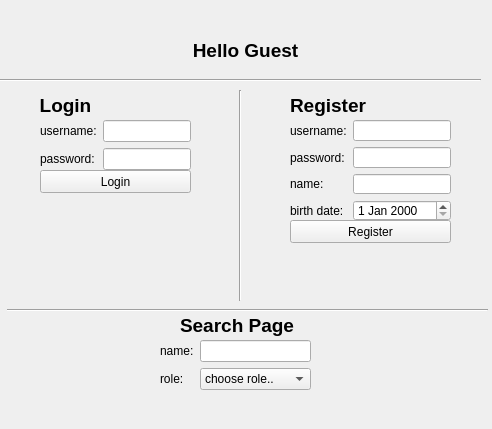
<?xml version="1.0" encoding="UTF-8"?>
<ui version="4.0">
 <class>Form</class>
 <widget class="QWidget" name="Form">
  <property name="geometry">
   <rect>
    <x>0</x>
    <y>0</y>
    <width>492</width>
    <height>429</height>
   </rect>
  </property>
  <property name="windowTitle">
   <string>Form</string>
  </property>
  <widget class="QLabel" name="label">
   <property name="geometry">
    <rect>
     <x>170</x>
     <y>20</y>
     <width>151</width>
     <height>61</height>
    </rect>
   </property>
   <property name="text">
    <string>&lt;html&gt;&lt;head/&gt;&lt;body&gt;&lt;p align=&quot;center&quot;&gt;&lt;span style=&quot; font-size:14pt; font-weight:600;&quot;&gt;Hello Guest&lt;/span&gt;&lt;/p&gt;&lt;/body&gt;&lt;/html&gt;</string>
   </property>
  </widget>
  <widget class="Line" name="line">
   <property name="geometry">
    <rect>
     <x>0</x>
     <y>70</y>
     <width>481</width>
     <height>20</height>
    </rect>
   </property>
   <property name="orientation">
    <enum>Qt::Horizontal</enum>
   </property>
  </widget>
  <widget class="Line" name="line_2">
   <property name="geometry">
    <rect>
     <x>230</x>
     <y>90</y>
     <width>20</width>
     <height>211</height>
    </rect>
   </property>
   <property name="orientation">
    <enum>Qt::Vertical</enum>
   </property>
  </widget>
  <widget class="Line" name="line_3">
   <property name="geometry">
    <rect>
     <x>7</x>
     <y>300</y>
     <width>481</width>
     <height>20</height>
    </rect>
   </property>
   <property name="orientation">
    <enum>Qt::Horizontal</enum>
   </property>
  </widget>
  <widget class="QLabel" name="label_2">
   <property name="geometry">
    <rect>
     <x>30</x>
     <y>80</y>
     <width>71</width>
     <height>51</height>
    </rect>
   </property>
   <property name="text">
    <string>&lt;html&gt;&lt;head/&gt;&lt;body&gt;&lt;p align=&quot;center&quot;&gt;&lt;span style=&quot; font-size:14pt; font-weight:600;&quot;&gt;Login&lt;/span&gt;&lt;/p&gt;&lt;/body&gt;&lt;/html&gt;</string>
   </property>
  </widget>
  <widget class="QLabel" name="registerLabel">
   <property name="geometry">
    <rect>
     <x>290</x>
     <y>90</y>
     <width>91</width>
     <height>31</height>
    </rect>
   </property>
   <property name="text">
    <string>&lt;html&gt;&lt;head/&gt;&lt;body&gt;&lt;p&gt;&lt;span style=&quot; font-size:14pt; font-weight:600;&quot;&gt;Register&lt;/span&gt;&lt;/p&gt;&lt;/body&gt;&lt;/html&gt;</string>
   </property>
  </widget>
  <widget class="QWidget" name="formLayoutWidget">
   <property name="geometry">
    <rect>
     <x>40</x>
     <y>120</y>
     <width>151</width>
     <height>51</height>
    </rect>
   </property>
   <layout class="QFormLayout" name="loginForm">
    <item row="0" column="0">
     <widget class="QLabel" name="usernameLabel">
      <property name="text">
       <string>username:</string>
      </property>
     </widget>
    </item>
    <item row="0" column="1">
     <widget class="QLineEdit" name="usernameLineEdit"/>
    </item>
    <item row="1" column="0">
     <widget class="QLabel" name="passwordLabel">
      <property name="text">
       <string>password:</string>
      </property>
     </widget>
    </item>
    <item row="1" column="1">
     <widget class="QLineEdit" name="passwordLineEdit"/>
    </item>
   </layout>
  </widget>
  <widget class="QWidget" name="formLayoutWidget_2">
   <property name="geometry">
    <rect>
     <x>290</x>
     <y>120</y>
     <width>161</width>
     <height>101</height>
    </rect>
   </property>
   <layout class="QFormLayout" name="registerForm">
    <item row="0" column="0">
     <widget class="QLabel" name="usernameLabel_2">
      <property name="text">
       <string>username:</string>
      </property>
     </widget>
    </item>
    <item row="0" column="1">
     <widget class="QLineEdit" name="usernameLineEdit_2"/>
    </item>
    <item row="1" column="0">
     <widget class="QLabel" name="passwordLabel_2">
      <property name="text">
       <string>password:</string>
      </property>
     </widget>
    </item>
    <item row="1" column="1">
     <widget class="QLineEdit" name="passwordLineEdit_2"/>
    </item>
    <item row="2" column="0">
     <widget class="QLabel" name="nameLabel">
      <property name="text">
       <string>name:</string>
      </property>
     </widget>
    </item>
    <item row="2" column="1">
     <widget class="QLineEdit" name="nameLineEdit"/>
    </item>
    <item row="3" column="0">
     <widget class="QLabel" name="birthDateLabel">
      <property name="text">
       <string>birth date:</string>
      </property>
     </widget>
    </item>
    <item row="3" column="1">
     <widget class="QDateEdit" name="dateEdit"/>
    </item>
   </layout>
  </widget>
  <widget class="QPushButton" name="registerBtn">
   <property name="geometry">
    <rect>
     <x>290</x>
     <y>220</y>
     <width>161</width>
     <height>23</height>
    </rect>
   </property>
   <property name="cursor">
    <cursorShape>PointingHandCursor</cursorShape>
   </property>
   <property name="text">
    <string>Register</string>
   </property>
  </widget>
  <widget class="QPushButton" name="loginBtn">
   <property name="geometry">
    <rect>
     <x>40</x>
     <y>170</y>
     <width>151</width>
     <height>23</height>
    </rect>
   </property>
   <property name="cursor">
    <cursorShape>PointingHandCursor</cursorShape>
   </property>
   <property name="text">
    <string>Login</string>
   </property>
  </widget>
  <widget class="QLabel" name="label_3">
   <property name="geometry">
    <rect>
     <x>180</x>
     <y>310</y>
     <width>131</width>
     <height>31</height>
    </rect>
   </property>
   <property name="text">
    <string>&lt;html&gt;&lt;head/&gt;&lt;body&gt;&lt;p&gt;&lt;span style=&quot; font-size:14pt; font-weight:600;&quot;&gt;Search Page&lt;/span&gt;&lt;/p&gt;&lt;/body&gt;&lt;/html&gt;</string>
   </property>
  </widget>
  <widget class="QWidget" name="formLayoutWidget_3">
   <property name="geometry">
    <rect>
     <x>160</x>
     <y>340</y>
     <width>151</width>
     <height>80</height>
    </rect>
   </property>
   <layout class="QFormLayout" name="formLayout">
    <item row="0" column="0">
     <widget class="QLabel" name="nameLabel_2">
      <property name="text">
       <string>name:</string>
      </property>
     </widget>
    </item>
    <item row="0" column="1">
     <widget class="QLineEdit" name="nameLineEdit_2"/>
    </item>
    <item row="1" column="0">
     <widget class="QLabel" name="roleLabel">
      <property name="text">
       <string>role:</string>
      </property>
     </widget>
    </item>
    <item row="1" column="1">
     <widget class="QComboBox" name="roleComboBox">
      <item>
       <property name="text">
        <string>choose role..</string>
       </property>
      </item>
      <item>
       <property name="text">
        <string>Team</string>
       </property>
      </item>
      <item>
       <property name="text">
        <string>Player</string>
       </property>
      </item>
      <item>
       <property name="text">
        <string>Coach</string>
       </property>
      </item>
     </widget>
    </item>
   </layout>
  </widget>
  <widget class="QLabel" name="label_4">
   <property name="geometry">
    <rect>
     <x>360</x>
     <y>320</y>
     <width>91</width>
     <height>91</height>
    </rect>
   </property>
   <property name="text">
    <string/>
   </property>
   <property name="pixmap">
    <pixmap>football federation.png</pixmap>
   </property>
   <property name="scaledContents">
    <bool>true</bool>
   </property>
  </widget>
 </widget>
 <resources/>
 <connections/>
</ui>
